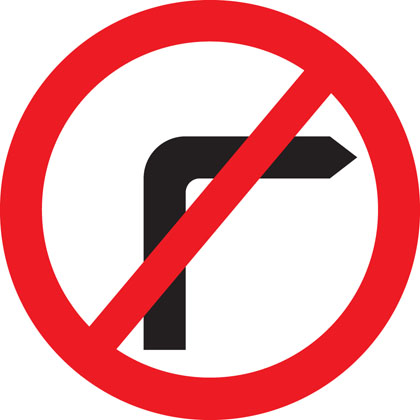
#> input picture source/Signs/7.jpg, 420 x 420 px, given as the content of the folder ./Training/data/0, which was not available
$ python main.py   (older library calls are emulated)
#> lines starting #> are read from the running program, lines starting #| are printed output that depends on the picture; pictures that were not available may be replaced by others from this repository, and a replacement may not be noted
### source/classification.py
import cv2
import numpy as np
from matplotlib import pyplot as plt
from os import listdir
# local modules
from common import clock, mosaic

#Parameter
SIZE = 32
CLASS_NUMBER = 13

def load_traffic_dataset():
    dataset = []
    labels = []
    for sign_type in range(CLASS_NUMBER):
        sign_list = listdir("./Training/data/{}".format(sign_type))
        for sign_file in sign_list:
            path = "./Training/data/{}/{}".format(sign_type,sign_file)
            img = cv2.imread(path,0)
            img = cv2.resize(img, (SIZE, SIZE))
            img = np.reshape(img, [SIZE, SIZE])
            dataset.append(img)
            labels.append(sign_type)
    return np.array(dataset), np.array(labels)


def deskew(img):
    m = cv2.moments(img)
    if abs(m['mu02']) < 1e-2:
        return img.copy()
    skew = m['mu11']/m['mu02']
    M = np.float32([[1, skew, -0.5*SIZE*skew], [0, 1, 0]])
    img = cv2.warpAffine(img, M, (SIZE, SIZE), flags=cv2.WARP_INVERSE_MAP | cv2.INTER_LINEAR)
    return img

class StatModel(object):
    def load(self, fn):
        self.model.load(fn)  # Known bug: https://github.com/opencv/opencv/issues/4969
    def save(self, fn):
        self.model.save(fn)

class SVM(StatModel):
    def __init__(self, C = 12.5, gamma = 0.50625):
        self.model = cv2.ml.SVM_create()
        self.model.setGamma(gamma)
        self.model.setC(C)
        self.model.setKernel(cv2.ml.SVM_RBF)
        self.model.setType(cv2.ml.SVM_C_SVC)

    def train(self, samples, responses):
        self.model.train(samples, cv2.ml.ROW_SAMPLE, responses)

    def predict(self, samples):

        return self.model.predict(samples)[1].ravel()


# [20 lines left out: function evaluate_model, not called in this run]

def preprocess_simple(data):
    return np.float32(data).reshape(-1, SIZE*SIZE) / 255.0


def get_hog() :
    winSize = (20,20)
    blockSize = (10,10)
    blockStride = (5,5)
    cellSize = (10,10)
    nbins = 9
    derivAperture = 1
    winSigma = -1.
    histogramNormType = 0
    L2HysThreshold = 0.2
    gammaCorrection = 1
    nlevels = 64
    signedGradient = True

    hog = cv2.HOGDescriptor(winSize,blockSize,blockStride,cellSize,nbins,derivAperture,winSigma,histogramNormType,L2HysThreshold,gammaCorrection,nlevels, signedGradient)

    return hog
    affine_flags = cv2.WARP_INVERSE_MAP|cv2.INTER_LINEAR


def training():
    print('Loading data from data.png ... ')
    # Load data.
    #data, labels = load_data('data.png')
    data, labels = load_traffic_dataset()
    print(data.shape)
    print('Shuffle data ... ')
    # Shuffle data
    rand = np.random.RandomState(10)
    shuffle = rand.permutation(len(data))
    data, labels = data[shuffle], labels[shuffle]

    print('Deskew images ... ')
    data_deskewed = list(map(deskew, data))

    print('Defining HoG parameters ...')
    # HoG feature descriptor
    hog = get_hog()

    print('Calculating HoG descriptor for every image ... ')
    hog_descriptors = []
    for img in data_deskewed:
        hog_descriptors.append(hog.compute(img))
    hog_descriptors = np.squeeze(hog_descriptors)

    print('Spliting data into training (90%) and test set (10%)... ')
    train_n=int(0.9*len(hog_descriptors))
    data_train, data_test = np.split(data_deskewed, [train_n])
    hog_descriptors_train, hog_descriptors_test = np.split(hog_descriptors, [train_n])
    labels_train, labels_test = np.split(labels, [train_n])


    print('Training SVM model ...')
    model = SVM()
    model.train(hog_descriptors_train, labels_train)

    print('Saving SVM model ...')
    model.save('data_svm.dat')
    return model

# [9 lines left out: function getLabel, not called in this run]

### source/main.py
import cv2
import numpy as np
import matplotlib.pyplot as plt
from math import sqrt
from skimage.feature import blob_dog, blob_log, blob_doh
import imutils
import argparse
import os
import math

from classification import training, getLabel

SIGNS = ["ERROR",
        "STOP",
        "TURN LEFT",
        "TURN RIGHT",
        "DO NOT TURN LEFT",
        "DO NOT TURN RIGHT",
        "ONE WAY",
        "SPEED LIMIT",
        "OTHER"]

# Clean all previous file
def clean_images():
	file_list = os.listdir('./')
	for file_name in file_list:
		if '.png' in file_name:
			os.remove(file_name)


### Preprocess image
def constrastLimit(image):
    img_hist_equalized = cv2.cvtColor(image, cv2.COLOR_BGR2YCrCb)
    channels = cv2.split(img_hist_equalized)
    channels[0] = cv2.equalizeHist(channels[0])
    img_hist_equalized = cv2.merge(channels)
    img_hist_equalized = cv2.cvtColor(img_hist_equalized, cv2.COLOR_YCrCb2BGR)
    return img_hist_equalized

# [11 lines left out: functions LaplacianOfGaussian, binarization, not called in this run]

def preprocess_image(image):
    image = constrastLimit(image)
    image = LaplacianOfGaussian(image)
    image = binarization(image)
    return image

# Find Signs
# [97 lines left out: functions removeSmallComponents, findContour, contourIsSign, cropContour, cropSign, findLargestSign and 1 more, not called in this run]

def localization(image, min_size_components, similitary_contour_with_circle, model, count, current_sign_type):
    original_image = image.copy()
    binary_image = preprocess_image(image)

    binary_image = removeSmallComponents(binary_image, min_size_components)

    binary_image = cv2.bitwise_and(binary_image,binary_image, mask=remove_other_color(image))

    #binary_image = remove_line(binary_image)

    cv2.imshow('BINARY IMAGE', binary_image)
    contours = findContour(binary_image)
    #signs, coordinates = findSigns(image, contours, similitary_contour_with_circle)
    sign, coordinate = findLargestSign(original_image, contours, similitary_contour_with_circle, 10)
    text = ""
    sign_type = -1
    if sign is not None:
        sign_type = getLabel(model, sign)
        sign_type = sign_type if sign_type <= 8 else 8
        text = SIGNS[sign_type]
        cv2.imwrite(str(count)+'_'+text+'.png', sign)

    if sign_type > 0 and sign_type != current_sign_type:
        cv2.rectangle(original_image, coordinate[0],coordinate[1], (0, 255, 0), 1)
        font = cv2.FONT_HERSHEY_PLAIN
        cv2.putText(original_image,text,(coordinate[0][0], coordinate[0][1] -15), font, 1,(0,0,255),2,cv2.LINE_4)
    return coordinate, original_image, sign_type, text

# [37 lines left out: functions remove_line, remove_other_color, not called in this run]

def main(args):
	#Clean previous image
    clean_images()
    #Training phase
    model = training()
#> in load_traffic_dataset, `img = cv2.imread(path,0)`:
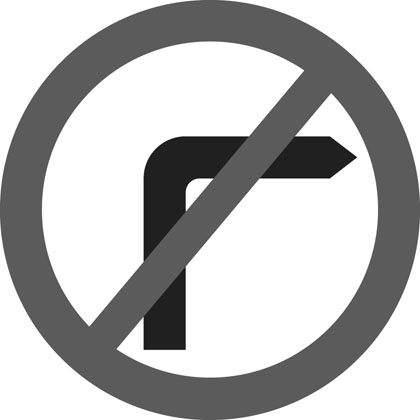
#> img: shape (420, 420); min 2, max 255, mean 183.4
#> in load_traffic_dataset, `img = cv2.resize(img, (SIZE, SIZE))`:
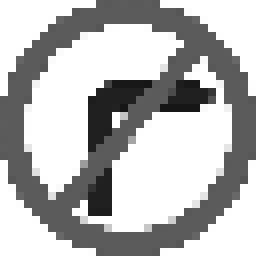
#> img: shape (32, 32) (shown 8 times larger); min 22, max 255, mean 182.3
#| (13, 32, 32)
#> in deskew, `m = cv2.moments(img)`: m = moments, m00 186653, centre m10/m00, m01/m00 = (15.47, 15.53)
#> in deskew, `skew = m['mu11']/m['mu02']`: skew = 0.0305
#> in deskew, `M = np.float32([[1, skew, -0.5*SIZE*skew], [0, 1, 0]])`: M = [[1, 0.0305, -0.489], [0, 1, 0]]
#> in deskew, `img = cv2.warpAffine(img, M, (SIZE, SIZE), flags=cv2.WARP_INVERSE_MAP ..`:
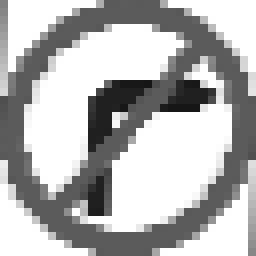
#> img: shape (32, 32) (shown 8 times larger); min 22, max 255, mean 180.4

    vidcap = cv2.VideoCapture(args.file_name)

    fps = vidcap.get(cv2.CAP_PROP_FPS)
    width = vidcap.get(3)  # float
    height = vidcap.get(4) # float

    # Define the codec and create VideoWriter object
    fourcc = cv2.VideoWriter_fourcc(*'XVID')
    out = cv2.VideoWriter('output.avi',fourcc, fps , (640,480))

    # initialize the termination criteria for cam shift, indicating
    # a maximum of ten iterations or movement by a least one pixel
    # along with the bounding box of the ROI
    termination = (cv2.TERM_CRITERIA_EPS | cv2.TERM_CRITERIA_COUNT, 10, 1)
    roiBox = None
    roiHist = None

    success = True
    similitary_contour_with_circle = 0.65   # parameter
    count = 0
    current_sign = None
    current_text = ""
    current_size = 0
    sign_count = 0
    coordinates = []
    position = []
    file = open("Output.txt", "w")
    while True:
        success,frame = vidcap.read()
#> frame is the input picture: shape (420, 420, 3); mean B, G, R 164.1, 160.9, 234.6
        if not success:
            print("FINISHED")
            break
        width = frame.shape[1]
#> width = 420
        height = frame.shape[0]
#> height = 420
        frame = cv2.resize(frame, (640,int(height/(width/640))))
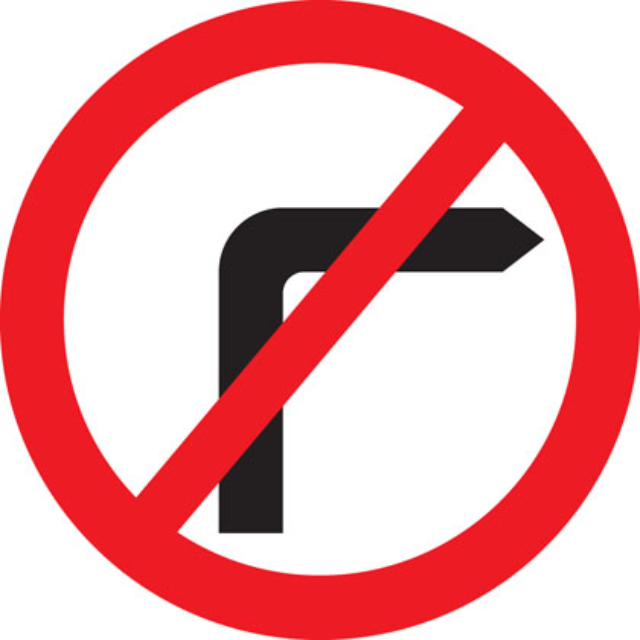
#> frame: shape (640, 640, 3); mean B, G, R 164.1, 160.9, 234.6
        print("Frame:{}".format(count))
        #image = cv2.cvtColor(image, cv2.COLOR_BGR2HSV)
        coordinate, image, sign_type, text = localization(frame, args.min_size_components, args.similitary_contour_with_circle, model, count, current_sign)
#> in constrastLimit, `img_hist_equalized = cv2.cvtColor(image, cv2.COLOR_BGR2YCrCb)`: img_hist_equalized: shape (640, 640, 3); mean of channels 0, 1, 2 183.3, 164.5, 117.1
        if coordinate is not None:
            cv2.rectangle(image, coordinate[0],coordinate[1], (255, 255, 255), 1)
        print("Sign:{}".format(sign_type))
        if sign_type > 0 and (not current_sign or sign_type != current_sign):
            current_sign = sign_type
            current_text = text
            top = int(coordinate[0][1]*1.05)
            left = int(coordinate[0][0]*1.05)
            bottom = int(coordinate[1][1]*0.95)
            right = int(coordinate[1][0]*0.95)
            position = [count, sign_type if sign_type <= 8 else 8, coordinate[0][0], coordinate[0][1], coordinate[1][0], coordinate[1][1]]
            tl = [left, top]
            br = [right,bottom]
            print(tl, br)
            current_size = math.sqrt(math.pow((tl[0]-br[0]),2) + math.pow((tl[1]-br[1]),2))
            # grab the ROI for the bounding box and convert it
            # to the HSV color space
            roi = frame[tl[1]:br[1], tl[0]:br[0]]
            roi = cv2.cvtColor(roi, cv2.COLOR_BGR2HSV)
            #roi = cv2.cvtColor(roi, cv2.COLOR_BGR2LAB)

            # compute a HSV histogram for the ROI and store the
            # bounding box
            roiHist = cv2.calcHist([roi], [0], None, [16], [0, 180])
            roiHist = cv2.normalize(roiHist, roiHist, 0, 255, cv2.NORM_MINMAX)
            roiBox = (tl[0], tl[1], br[0], br[1])

            cv2.rectangle(image, coordinate[0],coordinate[1], (0, 255, 0), 1)
            font = cv2.FONT_HERSHEY_PLAIN
            cv2.putText(image,text,(coordinate[0][0], coordinate[0][1] -15), font, 1,(0,0,255),2,cv2.LINE_4)

        elif current_sign:
            hsv = cv2.cvtColor(frame, cv2.COLOR_BGR2HSV)
            backProj = cv2.calcBackProject([hsv], [0], roiHist, [0, 180], 1)

            # apply cam shift to the back projection, convert the
            # points to a bounding box, and then draw them
            (r, roiBox) = cv2.CamShift(backProj, roiBox, termination)
            pts = np.int0(cv2.boxPoints(r))
            s = pts.sum(axis = 1)
            tl = pts[np.argmin(s)]
            br = pts[np.argmax(s)]
            size = math.sqrt(pow((tl[0]-br[0]),2) +pow((tl[1]-br[1]),2))
            print(size)

            if  current_size < 1 or size < 1 or size / current_size > 30 or math.fabs((tl[0]-br[0])/(tl[1]-br[1])) > 2 or math.fabs((tl[0]-br[0])/(tl[1]-br[1])) < 0.5:
                current_sign = None
                print("Stop tracking")
            else:
                current_size = size

            if sign_type > 0:
                cv2.rectangle(image, coordinate[0],coordinate[1], (0, 255, 0), 1)
                font = cv2.FONT_HERSHEY_PLAIN
                cv2.putText(image,text,(coordinate[0][0], coordinate[0][1] -15), font, 1,(0,0,255),2,cv2.LINE_4)
                top = int(coordinate[0][1])
                left = int(coordinate[0][0])
                bottom = int(coordinate[1][1])
                right = int(coordinate[1][0])
                position = [count, sign_type if sign_type <= 8 else 8, left, top, right, bottom]
            elif current_sign:
                cv2.rectangle(image, (tl[0], tl[1]),(br[0], br[1]), (0, 255, 0), 1)
                font = cv2.FONT_HERSHEY_PLAIN
                cv2.putText(image,current_text,(tl[0], tl[1] -15), font, 1,(0,0,255),2,cv2.LINE_4)
                position = [count, sign_type if sign_type <= 8 else 8, tl[0], tl[1], br[0], br[1]]

        if current_sign:
            sign_count += 1
            coordinates.append(position)

        cv2.imshow('Result', image)
        count = count + 1
        #Write to video
        out.write(image)
        if cv2.waitKey(1) & 0xFF == ord('q'):
            break
    file.write("{}\n".format(sign_count))
    for pos in coordinates:
        file.write("{} {} {} {} {} {}\n".format(pos[0],pos[1],pos[2],pos[3],pos[4], pos[5]))
    print("Finish {} frames".format(count))
    file.close()
    return


if __name__ == '__main__':
    parser = argparse.ArgumentParser(description="NLP Assignment Command Line")

    parser.add_argument(
      '--file_name',
      default= "./Videos/MVI_1049.avi",
      help= "Video to be analyzed"
      )

    parser.add_argument(
      '--min_size_components',
      type = int,
      default= 200,
      help= "Min size component to be reserved"
      )


    parser.add_argument(
      '--similitary_contour_with_circle',
      type = float,
      default= 0.65,
      help= "Similitary to a circle"
      )

    args = parser.parse_args()
#> (the run stopped early here; a loop or call above may not have finished)
